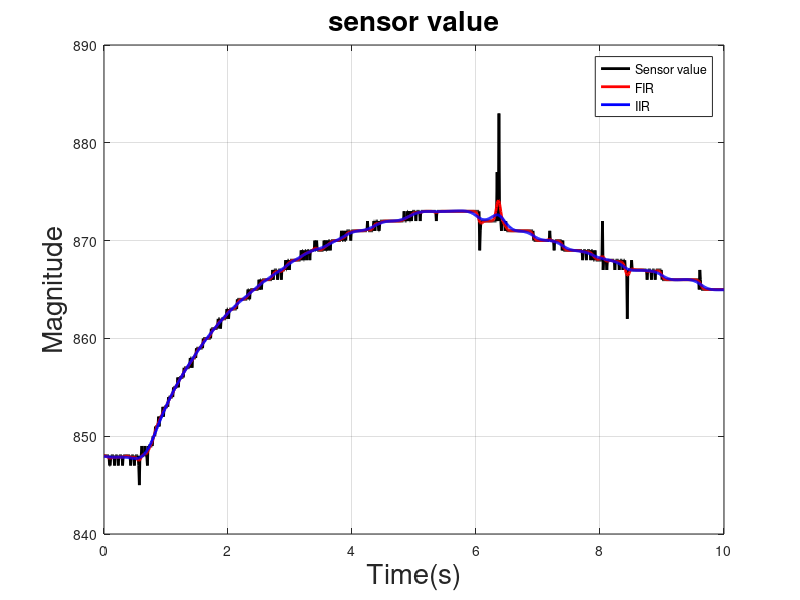
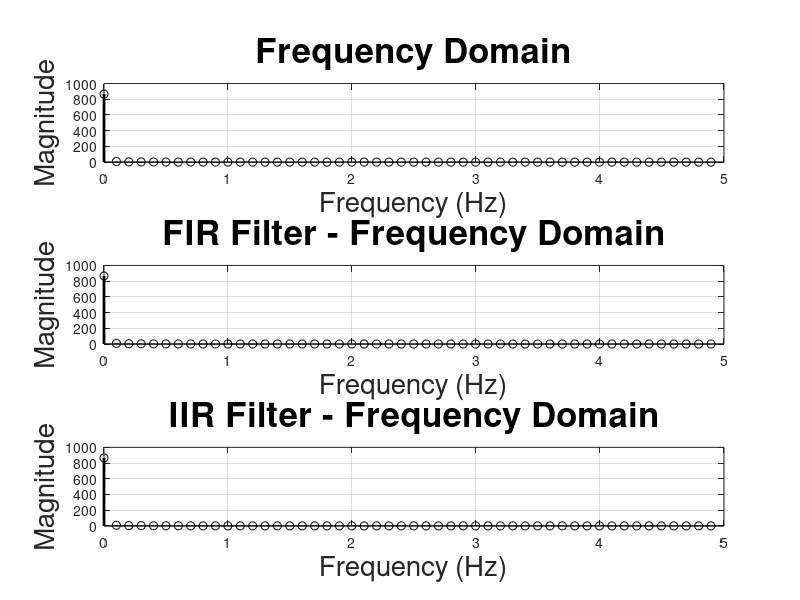

MATLAB code for these plots, in order:
clc                          % 저장된 변수나 함수를 제거하는 코드
clear all                    % command window를 제거하는 코드
close all                    % 모든 process를 제거하는 코드

%% Set Parameters
    %Set Simulation Time
        end_time = 10;           % 그리고자 하는 그래프를 측정할 시간을 선택
        delta_t = 0.01;        % 0.001초마다 값을 체크하여 값을 찍겠다는 의미

%% Read Data File
    fileID = fopen('thermistor_adc.txt', 'r');
    y = fscanf(fileID, '%d,');  % 쉼표로 구분된 정수 읽기
    fclose(fileID);

    n=1;
    m=1;
    for(t=0:delta_t:end_time)
    
        sim_y(n) = y(m);
        sim_time(n) = t;
        n=n+1;
        m=m+1;
    end

%% IIR Low-pass Filter_filtfilt()  

n = 2;                            % filter order
Fc = 2;                            % cutoff frequency
Fs = 1/delta_t;                    % sampling frequency
Fn = Fs/2;                         % nyquist frequency
Wn = Fc/Fn;   

[b, a] = butter(n, Wn, 'low');     % design FIR LPF
sim_y2 = filtfilt(b, a, sim_y);    % output result

 %% FIR Low-pass Filter_filtfilt()

 n = 10;                             % filter order
 Fc = 2;                            % cutoff frequency
 Fs = 1/delta_t;                    % sampling frequency
 Fn = Fs/2;                         % nyquist frequency
 Wn = Fc/Fn;                        

 b = fir1(n, Wn, 'low');            % design FIR LPF
 sim_y1 = filtfilt(b, 1, sim_y);    % output result

%% Calc FFT
    % Set FFT
        Fs              = 1/delta_t;        % Sampling Frequency
        T               = delta_t;          % Sampling Period
        L1              = length(sim_y);   % Length of each Signal
        L2              = length(sim_y1);
        L3              = length(sim_y2);

        T_vector        = (0:L1-1)*T;        % TIme Vector of signal

        fft_f1           = Fs*(0:(L1/2))/L1;    % Frequency Range of each signal
        fft_f2           = Fs*(0:(L2/2))/L2;    % 분석 주파수 분해능 : fft_f(2) - fft_f(1)
        fft_f3           = Fs*(0:(L3/2))/L3;

      %Calc FFT
        fft_y_temp1      = abs(fft(sim_y)/L1);        % 허수부를 제거 
        fft_y_temp2      = abs(fft(sim_y1)/L2);
        fft_y_temp3      = abs(fft(sim_y2)/L3);

        fft_y1           = fft_y_temp1(1:floor(L1/2)+1);            % 켤레 복소수 대응
        fft_y2           = fft_y_temp2(1:floor(L2/2)+1);            % 컴파일은 잘 되었지만, '인덱스로 사용시, 콜론 연산자에는 정수형 피연산자가 필요하다'고 경고 문구가 떠서 floor 함수를 사용하여 소수점 뒤자리를 삭제하고 정수로 변형하였습니다. 
        fft_y3           = fft_y_temp3(1:floor(L3/2)+1); 
       
        fft_y1(2:end-1)  = 2*fft_y1(2:end-1);         % 켤레 복소수 대응 
        fft_y2(2:end-1)  = 2*fft_y2(2:end-1);
        fft_y3(2:end-1)  = 2*fft_y3(2:end-1);


%% Draw Graph
    % Draw Time Domain Graph
    figure('units', 'pixels', 'pos', [100 100 700 600], 'Color',[1, 1, 1]);
    plot(sim_time,sim_y,'-k','LineWidth',2)                        % linewidth는 라인의 두께를 의미, -k는 라인의 solid, 검정색 옵션을 나타냄, 앞의 두 매개변수는 x, y좌표를 의미
    hold on     % 한 figure에 여러개의 그래프를 나타내고 싶을 때 사용함
    plot(sim_time,sim_y1,'-r','LineWidth',2)
    hold on
    plot(sim_time,sim_y2,'-b','LineWidth',2)
    legend('Sensor value','FIR','IIR')            % legend 함수를 이용하여 각 그래프의 이름을 우측 상단에 표시함 ( 범례 표시 )

    grid on
    
    xlabel('Time(s)','FontSize', 20);
    ylabel('Magnitude','FontSize', 20);
    title('sensor value', 'FontSize', 20);


    % Draw Frequency Damain Graph
    figure('units', 'pixels', 'pos', [800 100 700 600], 'Color',[1, 1, 1]);     
    % figure로 새 창 생성 % [1,1,1] 배경 흰색을 의미 % Xpos, Ypos는 figure창의 픽셀 위치를 
    % Xsize, Ysize는 figure창의 크기를 의미 % units는 측정 단위의 값으로 pixel을 가짐.
        subplot(3,1,1) % Frequency-Domain
    
                % stem(fft_f1,fft_y1,'-k','LineWidth',2)
                stem(fft_f1(1:50),fft_y1(1:50),'-k','LineWidth',2)
                grid on;  
                % ylim([0 50]); % y축 한계를 0에서 100으로 설정
            xlabel('Frequency (Hz)',      'FontSize',20);
            ylabel('Magnitude',           'FontSize',20);
            title('Frequency Domain',     'FontSize',25);
        
        subplot(3,1,2) %Frequency-Domain
            
                % stem(fft_f2,fft_y2,'-k','LineWidth',2)
                stem(fft_f2(1:50),fft_y2(1:50),'-k','LineWidth',2)
                grid on;    
                % ylim([0 50]); % y축 한계를 0에서 100으로 설정
            xlabel('Frequency (Hz)', 'fontsize',20);    
            ylabel('Magnitude',      'fontsize',20);   
            title ('FIR Filter - Frequency Domain','fontsize',25);
        
        subplot(3,1,3) %Frequency-Domain

                % stem(fft_f3,fft_y3,'-k','LineWidth',2)
                stem(fft_f3(1:50),fft_y3(1:50),'-k','LineWidth',2)
                grid on; 
                % ylim([0 50]); % y축 한계를 0에서 100으로 설정
           xlabel('Frequency (Hz)', 'fontsize',20);    
           ylabel('Magnitude',      'fontsize',20);   
           title ('IIR Filter - Frequency Domain','fontsize',25);